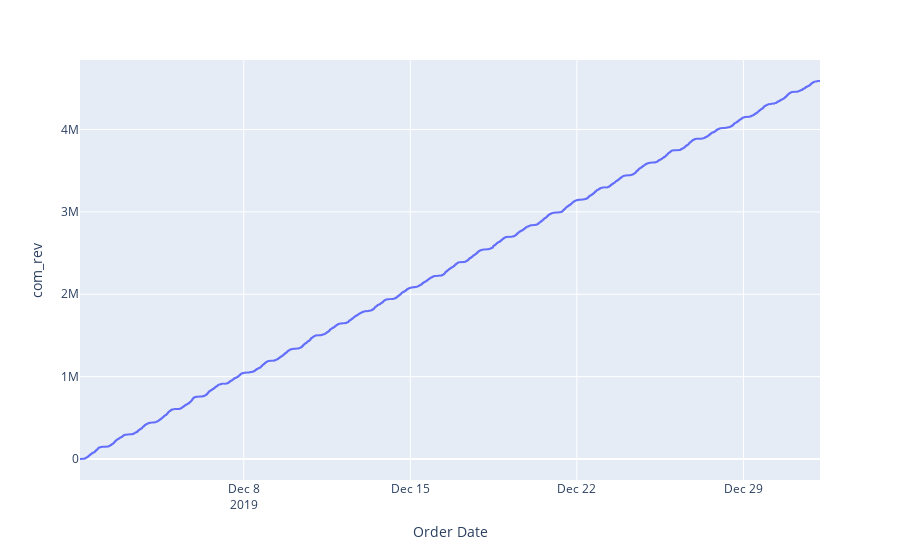

Notebook code cell kept with this figure:
### Code cell
px.line(df_sorted,x='Order Date',y='com_rev')

### Figure 1 — Plotly figure (JSON) as saved in the notebook; plotly's stock layout.template omitted (floating-point values rounded to 4 significant figures; data arrays with more than 128 entries replaced by an {"elided": "..."} marker saying what was removed)
{"data": [{"hovertemplate": "Order Date=%{x}<br>com_rev=%{y}<extra></extra>", "legendgroup": "", "line": {"color": "#636efa", "dash": "solid"}, "marker": {"symbol": "circle"}, "mode": "lines", "name": "", "showlegend": false, "type": "scattergl", "x": {"elided": "24949 str values"}, "xaxis": "x", "y": {"elided": "24949 float values"}, "yaxis": "y"}], "layout": {"legend": {"tracegroupgap": 0}, "margin": {"t": 60}, "xaxis": {"anchor": "y", "domain": [0, 1], "title": {"text": "Order Date"}}, "yaxis": {"anchor": "x", "domain": [0, 1], "title": {"text": "com_rev"}}}}
